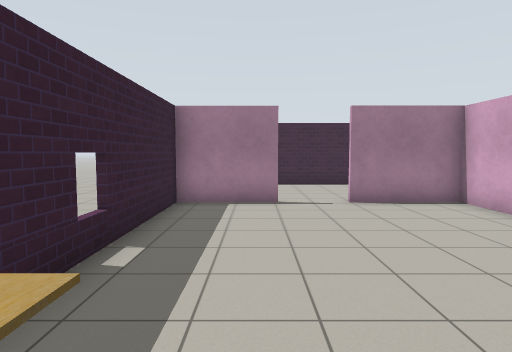
View 1 (above)

24 first-person views from a walk through a robot-simulator world made for Gazebo. The camera is 1.3 m above the floor, tilts 4° down and sees 75° across. The floor is counted in squares, 1 m on a side. Each view is taken from the middle of a square. On the plan, view 1 faces up. The plan holds only what a view shows up to about 14 squares ahead; the rest is blank. The robots in the file are not drawn. Simple patterns stand in for the simulator's built-in surfaces. Simple shapes stand in for some stock models.

View 2
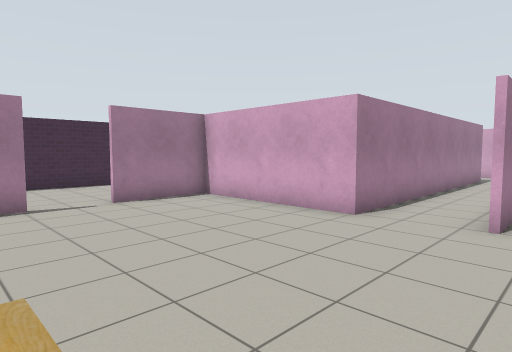

View 3
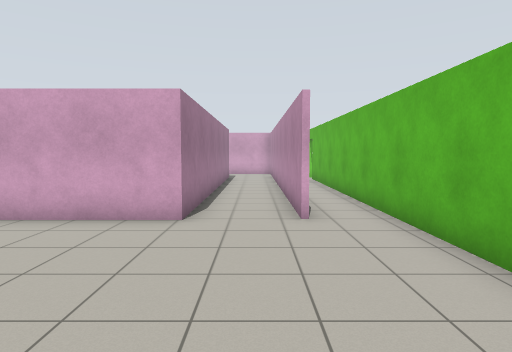

View 4
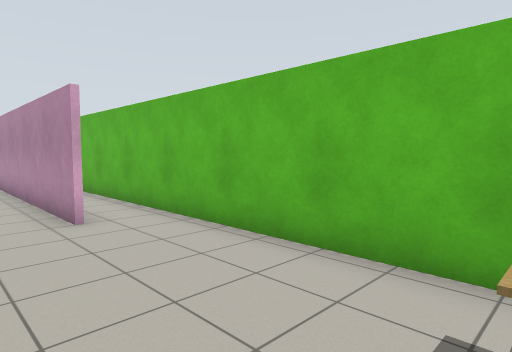

View 5
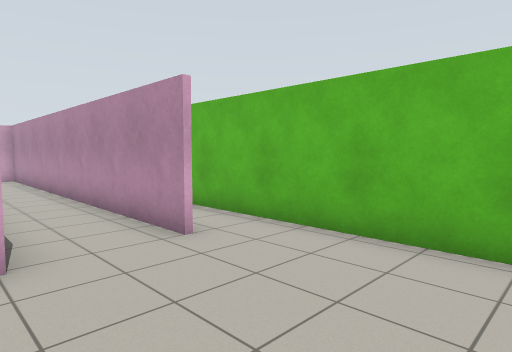

View 6
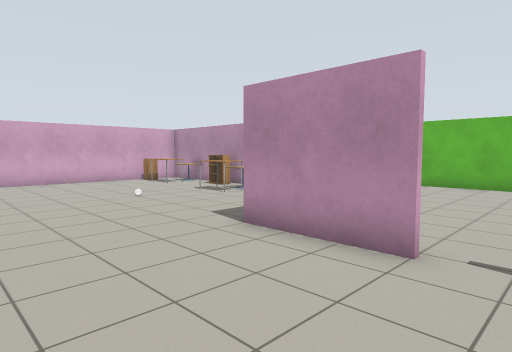

View 7
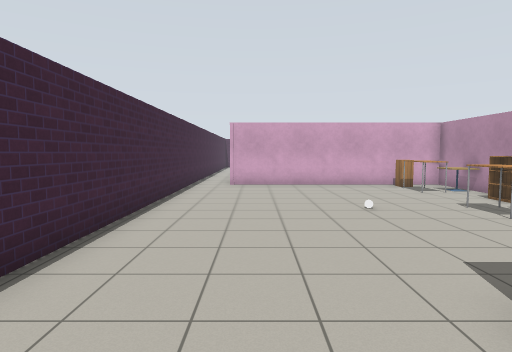

View 8
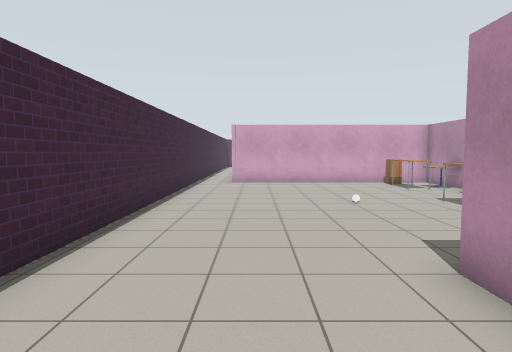

View 9
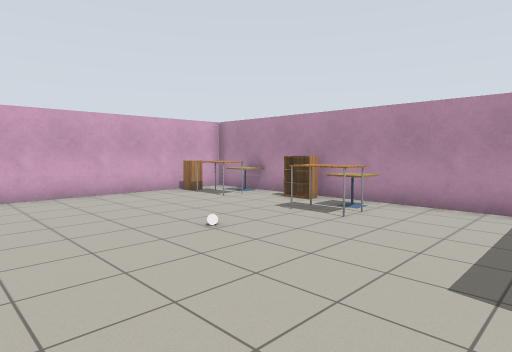

View 10
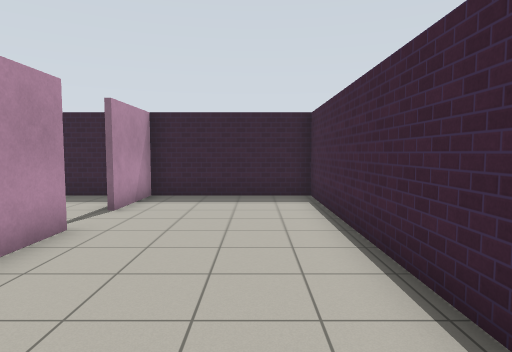

View 11
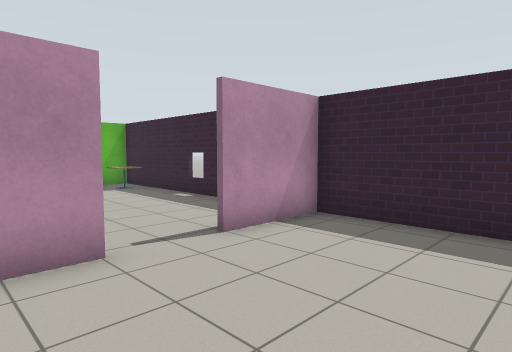

View 12
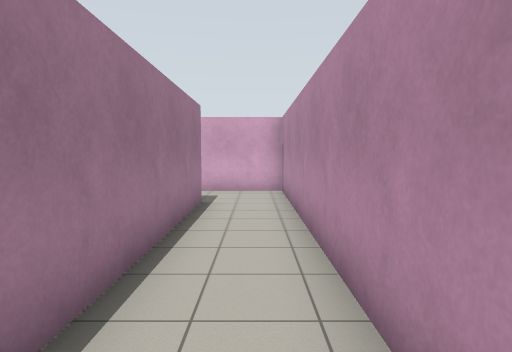

View 13
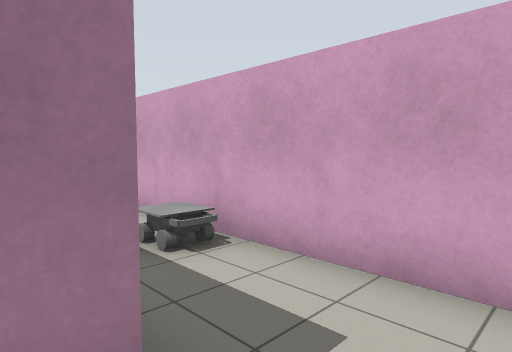

View 14
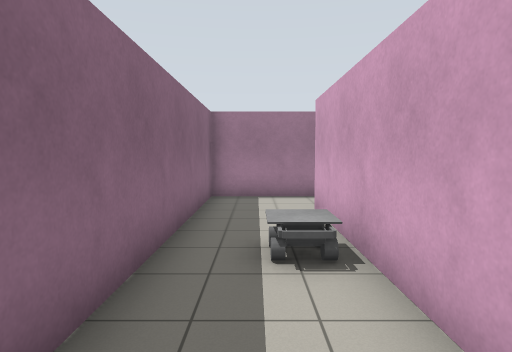

View 15
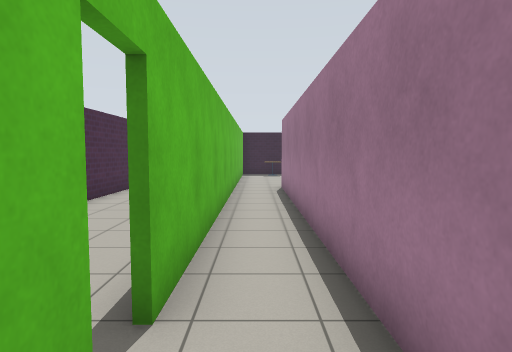

View 16
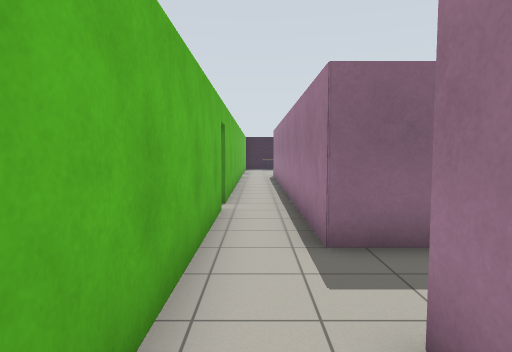

View 17
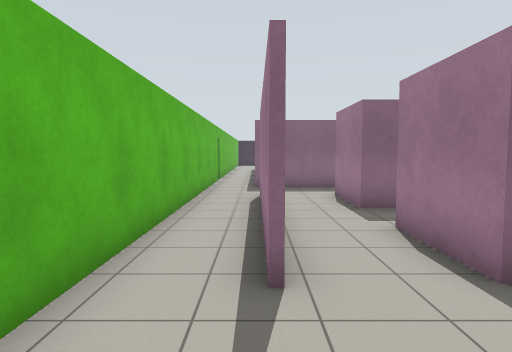

View 18
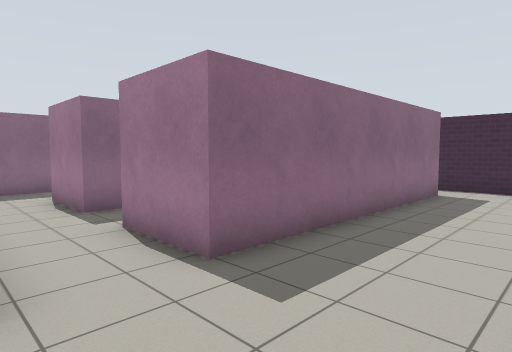

View 19
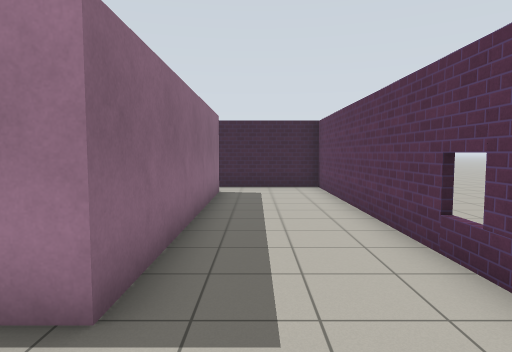

View 20
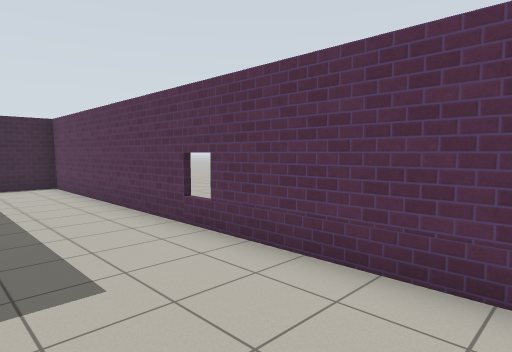

View 21
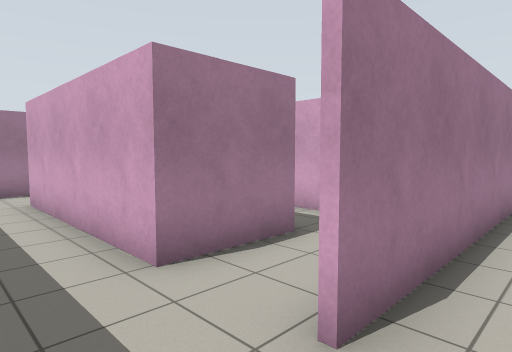

View 22
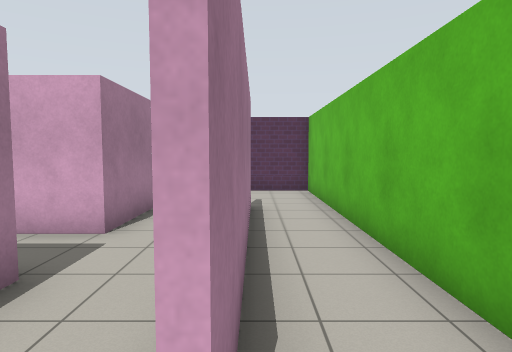

View 23
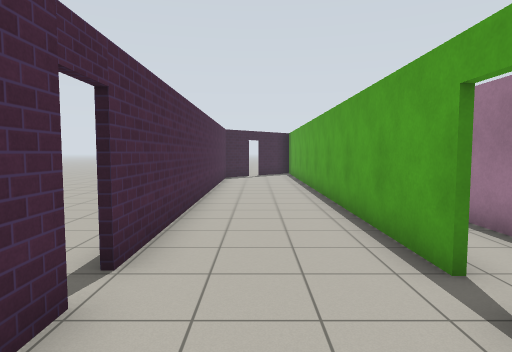

View 24
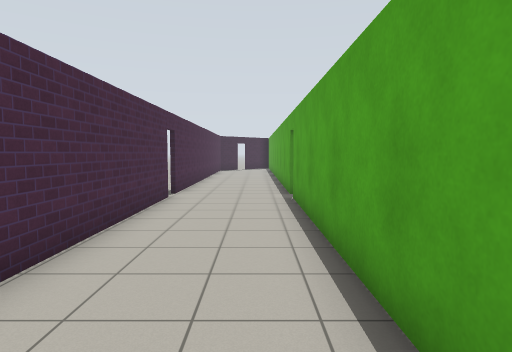

### Floor plan
Points are (right, up) in squares from view 1. A wall is a line through its corners. A room is listed if a view was taken in it or the views show most of it. See-through windows are left out.
Room 1 (views 1, 2, 3, 4, 5)
walls: (5.4, 3.4) (5.4, 8.7) (2.4, 8.7); (0.6, 8.7) (-2.1, 8.7); (-2.1, 8.9) (-2.1, -0.8) (5.4, -0.8)
ways out: opening at (1.5, 9) to room 2; opening at (6, 2) to room 3; opening at (6, 0) to room 4
objects: cafe table (-1, 1)
Room 2 (views 6, 7, 8, 9, 10, 11)
walls: (7, 3.6) (14.5, 3.6); (2.4, 8.8) (5.6, 8.8); (15.5, 3.6) (16.5, 3.6); (16.5, 4.6) (16.5, 12.1); (17.1, 13.7) (-2.1, 13.7) (-2.1, 8.9); (-2.1, 8.8) (0.6, 8.8)
ways out: opening at (1.5, 9) to room 1; opening at (17, 13) to room 4
objects: cafe table (10, 4) to (10, 5); table (10, 5) to (11, 6); other object (11, 8); bookshelf (12, 4); cafe table (14, 4) to (15, 4); table (14, 5) to (15, 5); cabinet (16, 5)
Room 3 (views 12, 13, 14)
walls: (14.5, 3.6) (15.5, 3.6); (16.5, 3.6) (16.5, 4.6); (16.7, 5.4) (16.7, 3.4) (5.4, 3.4); (5.4, 1.1) (19.4, 1.1) (19.4, 5.5)
ways out: opening at (6, 2) to room 1; opening at (18, 5) to room 6
Room 4 (views 15, 16, 17, 18, 19, 20, 21, 22)
walls: (29, 1.1) (21.9, 1.1); (19.5, 1.1) (8.2, 1.1); (16.4, -0.8) (32.4, -0.8) (32.4, 13.7) (28.2, 13.7); (28.8, 12.1) (28.8, 3.4) (26.3, 3.4); (8.1, 1.1) (7.6, 1.1); (6.8, 1.1) (5.4, 1.1); (5.4, -0.8) (15.6, -0.8)
ways out: opening at (6, 0) to room 1; opening at (17, 13) to room 2; open door at (16, -1) to room 5; opening at (21, 1); opening at (26, 2)
Room 5 (views 23, 24)
walls: (16.2, -4.6) (22.8, -4.6); (15.6, -0.9) (5.1, -0.9); (24.8, -0.9) (16.4, -0.9); (5.1, -4.6) (15.5, -4.6)
ways out: open door at (16, -1) to room 4; open door at (16, -5)
Room 6 (no view inside)
walls: (19.4, 7.4) (19.4, 9.8); (19.9, 11.9) (16.7, 11.9) (16.7, 5.4)
ways out: opening at (18, 5) to room 3; opening at (20, 10.5)
objects: other object (18, 6) to (19, 7)

Positions as (right, up) in squares from view 1, and headings:
1: (0, 0), facing up
2: (-1, 0), facing up-right
3: (-1, 2), facing right
4: (-1, 3), facing down-right
5: (1, 4), facing down-right
6: (1, 13), facing down-right
7: (3, 11), facing right
8: (2, 11), facing right
9: (6, 12), facing down-right
10: (8, 12), facing left
11: (4, 13), facing down-left
12: (8, 2), facing right
13: (16, 2), facing up-right
14: (18, 2), facing up
15: (18, 0), facing left
16: (24, 0), facing left
17: (32, 1), facing left
18: (32, 1), facing up-left
19: (30, 1), facing up
20: (29, 0), facing up-right
21: (20, 0), facing up-right
22: (21, 1), facing right
23: (19, -3), facing left
24: (26, -2), facing left
